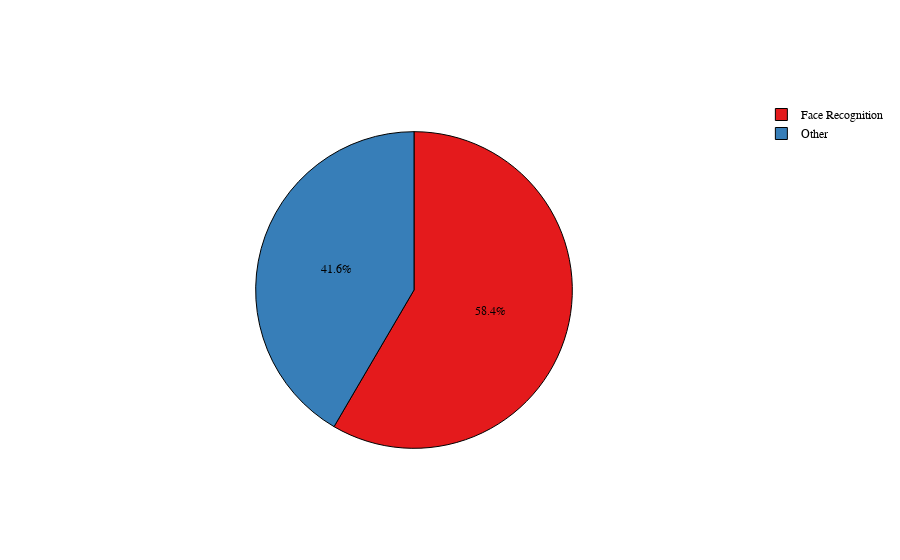
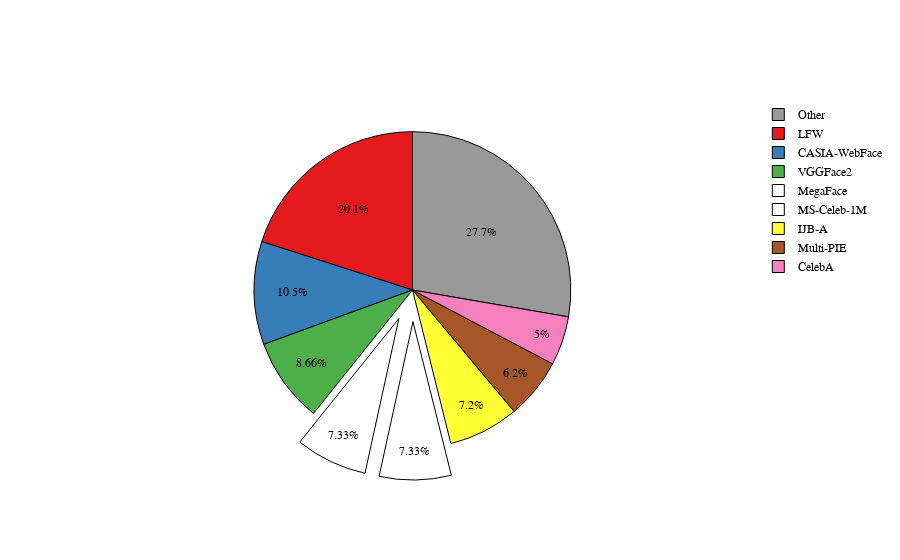

The code cell stored with these charts, in order, in its notebook:
### Code cell
import plotly.graph_objects as go

fig = go.Figure(data=[go.Pie(labels=tasks_df['task'], 
                             values=tasks_df['count'],
                            pull=[0, 0, 0, 0.2,0,0,0])])
fig.update_layout(
    font_family="Arial",
    title_font_family="Arial",
    font_color='black',
)
fig.update_traces(marker=dict(colors=px.colors.qualitative.Set1,line=dict(color='#000000', width=1)),textfont_color='black')
fig.show()
temp=[i for i in px.colors.qualitative.Set1]
temp[3]='rgb(255,255,,255)'
temp[4]='rgb(255,255,255)'
temp
fig = go.Figure(data=[go.Pie(labels=dataset_df['name'], 
                             values=dataset_df['count'],
                            pull=[0, 0, 0,.2,.2,0,0])])
fig.update_layout(
    font_family="Arial",
    title_font_family="Arial",
    font_color='black',
)
fig.update_traces(marker=dict(colors=temp,line=dict(color='#000000', width=1)),textfont_color='black')
fig.show()
fig.write_image("../Figures/FaceRecognitionDatasets.svg",scale=5)
fig.write_image("../Figures/FaceRecognitionDatasets.png",scale=5)

### Figure 1 — Plotly figure (JSON) as saved in the notebook; plotly's stock layout.template omitted (floating-point values rounded to 4 significant figures)
{"data": [{"labels": ["Face Recognition", "Other"], "marker": {"colors": ["rgb(228,26,28)", "rgb(55,126,184)", "rgb(77,175,74)", "rgb(152,78,163)", "rgb(255,127,0)", "rgb(255,255,51)", "rgb(166,86,40)", "rgb(247,129,191)", "rgb(153,153,153)"], "line": {"color": "#000000", "width": 1}}, "pull": [0, 0, 0, 0.2, 0, 0, 0], "textfont": {"color": "black"}, "type": "pie", "values": [877, 624]}], "layout": {"autosize": true, "font": {"color": "black", "family": "Arial"}, "title": {"font": {"family": "Arial"}}}}

### Figure 2 — Plotly figure (JSON) as saved in the notebook; plotly's stock layout.template omitted (floating-point values rounded to 4 significant figures)
{"data": [{"labels": ["LFW", "CASIA-WebFace", "VGGFace2", "MegaFace", "MS-Celeb-1M", "IJB-A", "Multi-PIE", "CelebA", "Other"], "marker": {"colors": ["rgb(228,26,28)", "rgb(55,126,184)", "rgb(77,175,74)", "rgb(255,255,,255)", "rgb(255,255,255)", "rgb(255,255,51)", "rgb(166,86,40)", "rgb(247,129,191)", "rgb(153,153,153)"], "line": {"color": "#000000", "width": 1}}, "pull": [0, 0, 0, 0.2, 0.2, 0, 0], "textfont": {"color": "black"}, "type": "pie", "values": [301, 158, 130, 110, 110, 108, 93, 75, 416]}], "layout": {"autosize": true, "font": {"color": "black", "family": "Arial"}, "title": {"font": {"family": "Arial"}}}}
